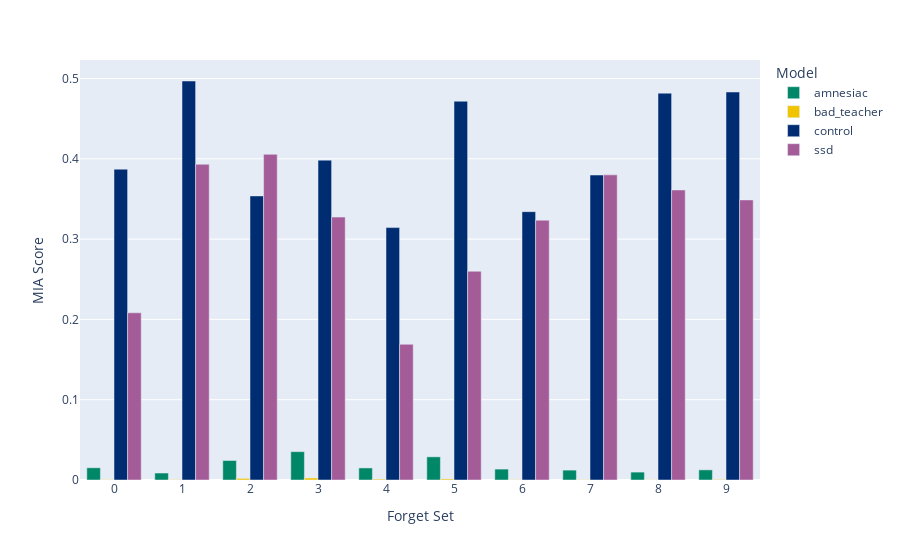

Here is the notebook cell this chart was saved with:
### Code cell
fig = px.bar(
    plot_df,
    x='forget_set',
    y='mean_score',
    color='model',
    labels={
        'forget_set': 'Forget Set',
        'mean_score': score_label,
        'model': 'Model',
    },
    color_discrete_map=colormap,
    barmode='group',
    # error_y='std_score',
)
fig.update_xaxes(categoryorder='array', categoryarray=sorted(plot_df['forget_set'].unique(), key=(lambda x: int(x))))
fig.show()

### Figure 1 — Plotly figure (JSON) as saved in the notebook; plotly's stock layout.template omitted (floating-point values rounded to 4 significant figures)
{"data": [{"alignmentgroup": "True", "hovertemplate": "Model=amnesiac<br>Forget Set=%{x}<br>MIA Score=%{y}<extra></extra>", "legendgroup": "amnesiac", "marker": {"color": "#008767", "pattern": {"shape": ""}}, "name": "amnesiac", "offsetgroup": "amnesiac", "orientation": "v", "showlegend": true, "textposition": "auto", "type": "bar", "x": ["0", "1", "2", "3", "4", "5", "6", "7", "8", "9"], "xaxis": "x", "y": [0.0152, 0.00868, 0.02428, 0.03528, 0.01502, 0.02884, 0.01358, 0.0123, 0.00984, 0.01262], "yaxis": "y"}, {"alignmentgroup": "True", "hovertemplate": "Model=bad_teacher<br>Forget Set=%{x}<br>MIA Score=%{y}<extra></extra>", "legendgroup": "bad_teacher", "marker": {"color": "#F1C400", "pattern": {"shape": ""}}, "name": "bad_teacher", "offsetgroup": "bad_teacher", "orientation": "v", "showlegend": true, "textposition": "auto", "type": "bar", "x": ["0", "1", "2", "3", "4", "5", "6", "7", "8", "9"], "xaxis": "x", "y": [0.00048, 0.0005, 0.00206, 0.00256, 0.0011, 0.00132, 0.00036, 0.0004, 0.00028, 0.0007], "yaxis": "y"}, {"alignmentgroup": "True", "hovertemplate": "Model=control<br>Forget Set=%{x}<br>MIA Score=%{y}<extra></extra>", "legendgroup": "control", "marker": {"color": "#002D72", "pattern": {"shape": ""}}, "name": "control", "offsetgroup": "control", "orientation": "v", "showlegend": true, "textposition": "auto", "type": "bar", "x": ["0", "1", "2", "3", "4", "5", "6", "7", "8", "9"], "xaxis": "x", "y": [0.3871, 0.4969, 0.3538, 0.3983, 0.3143, 0.4717, 0.3342, 0.3798, 0.4817, 0.4832], "yaxis": "y"}, {"alignmentgroup": "True", "hovertemplate": "Model=ssd<br>Forget Set=%{x}<br>MIA Score=%{y}<extra></extra>", "legendgroup": "ssd", "marker": {"color": "#A45C98", "pattern": {"shape": ""}}, "name": "ssd", "offsetgroup": "ssd", "orientation": "v", "showlegend": true, "textposition": "auto", "type": "bar", "x": ["0", "1", "2", "3", "4", "5", "6", "7", "8", "9"], "xaxis": "x", "y": [0.2082, 0.3932, 0.4056, 0.3274, 0.169, 0.26, 0.3236, 0.38, 0.3612, 0.3488], "yaxis": "y"}], "layout": {"barmode": "group", "legend": {"title": {"text": "Model"}, "tracegroupgap": 0}, "margin": {"t": 60}, "xaxis": {"anchor": "y", "categoryarray": ["0", "1", "2", "3", "4", "5", "6", "7", "8", "9"], "categoryorder": "array", "domain": [0, 1], "title": {"text": "Forget Set"}}, "yaxis": {"anchor": "x", "domain": [0, 1], "title": {"text": "MIA Score"}}}}
